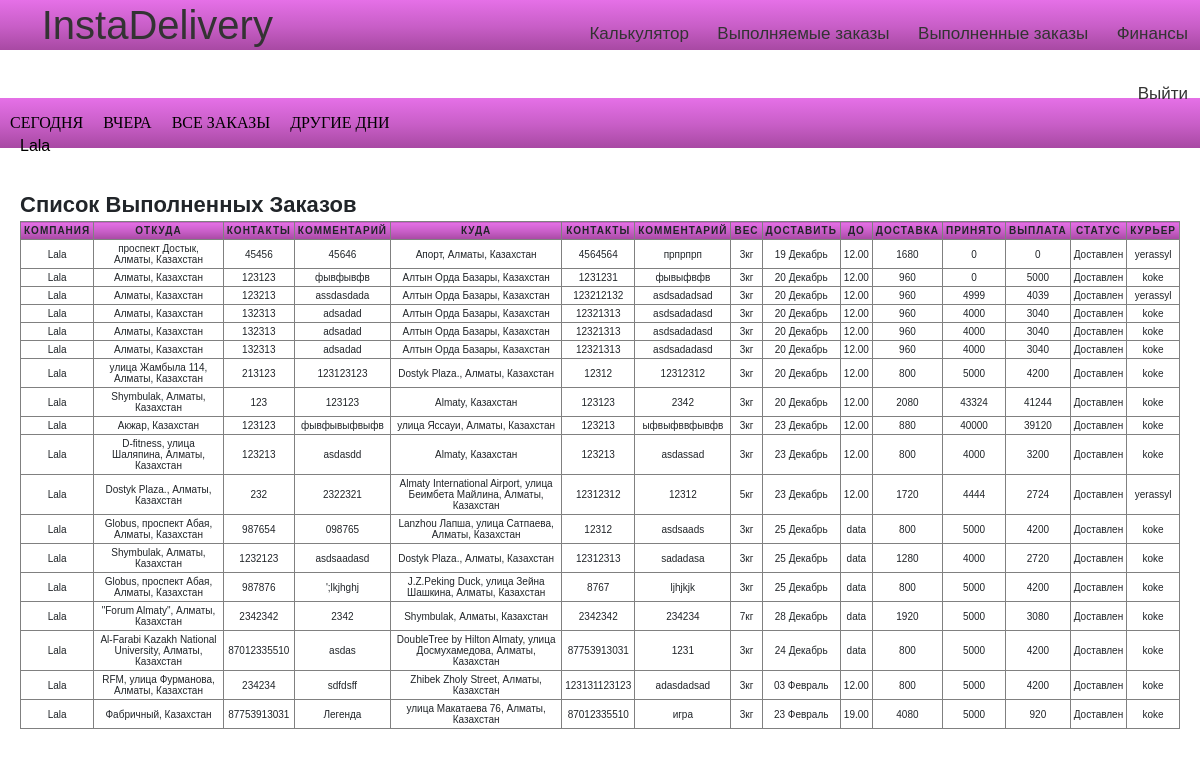
Before: /users/private/success/all (signed in) with the older database file.
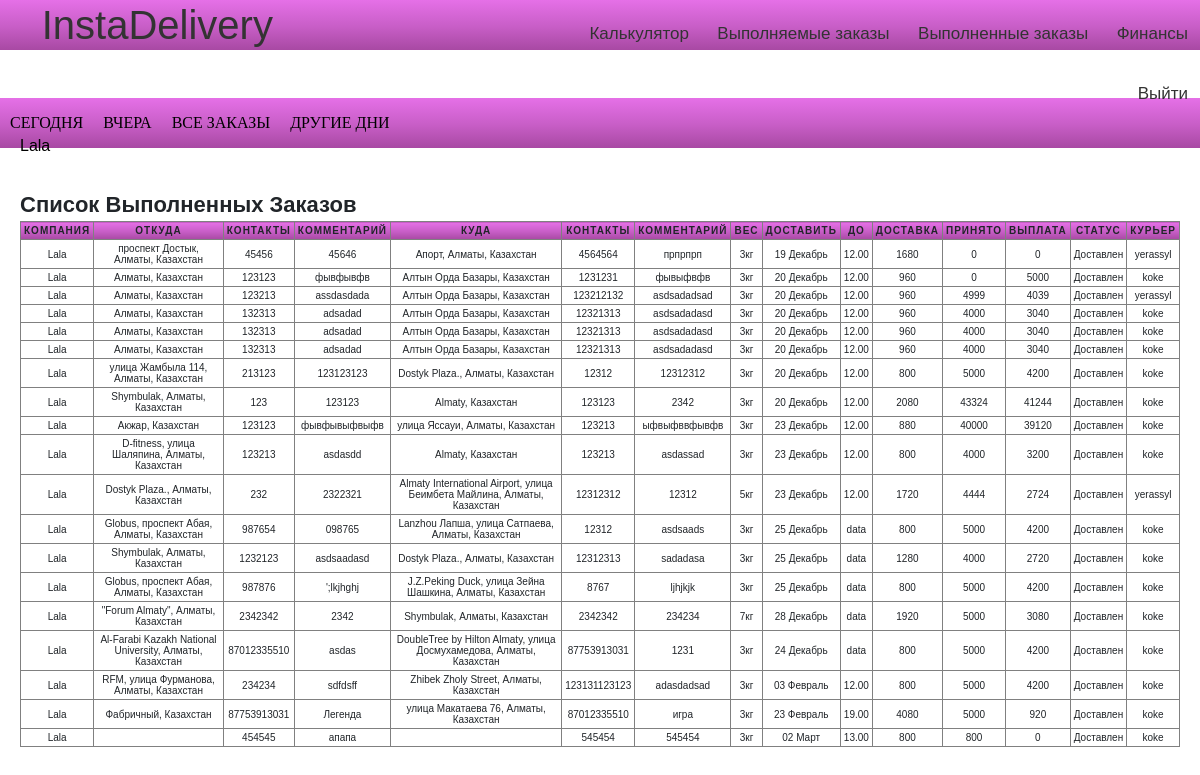
After: the same page with the newer database file.
### Lallog/models.py (models this page shows, shortened)
class TestOrder(models.Model):
	client=models.ForeignKey(settings.AUTH_USER_MODEL,on_delete=models.CASCADE)
	marshrut=models.CharField(max_length=200)
	ves=models.DecimalField(decimal_places=0,max_digits=1000,default=10)
	from_address=models.CharField(max_length=200)
	from_phone=models.CharField(max_length=200)
	from_comment=models.CharField(max_length=200)
	to=models.CharField(max_length=200)
	to_phone=models.CharField(max_length=200)
	to_date=models.CharField(max_length=200)
	to_date_until=models.CharField(max_length=200)
	to_comment=models.CharField(max_length=200)
	distance=models.DecimalField(decimal_places=0,max_digits=1000,default=10)
	itog=models.DecimalField(decimal_places=0,max_digits=1000,default=10)
	curier = models.ForeignKey(Curier,on_delete=models.CASCADE,default=None,related_name="choiced_curier",blank=True,null=True)
	nal=models.DecimalField(decimal_places=0,max_digits=1000,default=0)
	raschet=models.DecimalField(decimal_places=0,max_digits=1000,default=0)
	status = models.CharField(max_length=200,default="Ожидание")
	curier_money = models.DecimalField(decimal_places=0,max_digits=1000,default=0)
	__original_curier = None
	def __init__(self,*args,**kwargs):
		print("Object was created")
		super(TestOrder,self).__init__(*args,**kwargs)
		self.__origin_curier = self.curier

### curier/models.py (models this page shows)
class Curier(models.Model):
	user = models.OneToOneField(settings.AUTH_USER_MODEL, on_delete=models.CASCADE,related_name="mycurier")
	date_of_birth=models.DateField(blank=True, null=True)
	photo =models.ImageField(upload_to='curiers/%y/%m/%d', blank=True)
	experience=models.IntegerField(blank=True, null=True)
	phone = models.IntegerField(null=False, blank=False)
	is_available=models.BooleanField(default=False)
	balance = models.DecimalField(decimal_places=0,max_digits=1000,default=0)

### users/views.py (the view)
# urls.py: path("private/success/<str:day>",views.private_success,name="private_success"),
def private_success(request,day):
	curier = TestOrder.objects.filter(client=request.user)
	orders_completed=None
	alldaysorders=curier.all().filter(status="Доставлен")
	if day=="all":
	    orders_completed = TestOrder.objects.filter(client=request.user,status="Доставлен")
	elif day=="today":
		locale.setlocale(locale.LC_ALL, "ru")
		mydate= datetime.date.today().strftime("%d %B")
		orders_completed = curier.all().filter(status="Доставлен",to_date=mydate)
	elif day=="yesterday":
		locale.setlocale(locale.LC_ALL, "ru")
		mydate1=datetime.date.today() - datetime.timedelta(days=1)
		mydate1=mydate1.strftime("%d %B")
		print(mydate1)
		orders_completed = curier.all().filter(status="Доставлен",to_date=mydate1)
	else:
	    orders_completed = curier.all().filter(status="Доставлен",to_date=day)
	mydata = list(orders_completed.values_list("to_date"))
	mydata1 = list(alldaysorders.values_list("to_date"))
	alldays=[]
	for i in mydata1:
	    alldays.append(i[0])
	alldays = set(alldays)
	days=[]
	for i in mydata:
	    days.append(i[0])
	days=set(days)
	analyze=[]
	for i in days:
	    order = orders_completed.filter(to_date=i)
	    sumi=0
	    for j in order:
	        sumi+=j.raschet
	    temp={
	    "day":i,
	    "sum":int(sumi)
	    }
	    analyze.append(temp)
	mydate= datetime.datetime.now()
	mydate1=datetime.date.today() + datetime.timedelta(days=1)
	ctx={
		"orders_completed":orders_completed,
		"analyze":analyze,
		"alldays":alldays,
		"today":mydate,
		"tomorrow":mydate1,
	}
	return render(request,"users/private2.html",context=ctx)

### users/templates/users/private2.html (shortened to what this page needs)
{%extends 'users/base.html'%}
{%load static%}
{%block content%}
<br>
<nav class="raschet_kur" >
<ul >
    <li><a href="{% url 'private_success' day='today'%}">Сегодня</a></li>
    <li><a href="{% url 'private_success' day='yesterday'%}">Вчера</a></li>
    <li ><a href="{% url 'private_success' day='all'%}">Все заказы</a></li>
    <li><a href="#">Другие дни</a>
    </li>
</ul>
</nav>
    <div class="lichka_prav">
        <caption>Список Выполненных Заказов</caption>
        <table  border="1" id="table_private">
            <tr >
                <th>Компания</th>
                <th>Откуда</th>
                <th>Контакты</th>
                <th>Комментарий</th>
                <th>Куда</th>
                <th>Контакты</th>
                <th>Комментарий</th>
                <th>Вес</th>
                <th>Доставить</th>
                <th>До</th>
                <th>Доставка</th>
                <th>Принято</th>
                <th>Выплата</th>
                <th>Статус</th>
                <th>Курьер</th>
            </tr>
            {%for i in orders_completed%}
            <tr>
                <td data-label="Компания">{{i.client}}</td>
                <td data-label="Откуда">{{i.from_address}}</td>
                <td data-label="Контакты">{{i.from_phone}}</td>
                 <td data-label="Комментарий">{{i.from_comment}}</td>
                <td data-label="Куда">{{i.to}}</td>
                <td data-label="Контакты">{{i.to_phone}}</td>
                <td data-label="Комментарий">{{i.to_comment}}</td>
                <td data-label="Вес">{{i.ves}}кг</td>
                <td data-label="Доставить">{{i.to_date}}</td>
                <td data-label="Ограничения">{{i.to_date_until}}</td>
                <td data-label="Доставка">{{i.itog}}</td>
                <td data-label="Принято ">{{i.nal}}</td>
                <td data-label="К выплате">{{i.raschet}}</td>
                <td data-label="Статус">{{i.status}}</td>
                <td data-label="Курьер">{{i.curier.user}}</td>
            </tr>
            {%endfor%}
        </table>
    </div>
{%endblock content%}

### users/templates/users/base.html (shortened to what this page needs)
{% load static %}
<html lang="en">
<head>
    <link rel="stylesheet" href="https://use.fontawesome.com/releases/v5.8.2/css/all.css">
    <link rel="stylesheet" href="https://stackpath.bootstrapcdn.com/bootstrap/4.3.1/css/bootstrap.min.css">
    <link href="{% static 'css/style.css' %}" rel="stylesheet" />
    <body>
        <div class="menu">
            <div class="links">
                <a href="{% url 'Home' %}" class="menu-icon">InstaDelivery</a>
                <a href="{% url 'kalkul' %}" class="menu-item">Калькулятор</a>
                <a href="{% url 'private' %}" class="menu-item">Выполняемые заказы</a>
                <a href="{% url 'private_success' day='all'%}" class="menu-item">Выполненные заказы</a>
                <a href="{% url 'private_raschet' %}" class="menu-item">Финансы</a>
                <a href="{% url 'user_logout' %}" class="menu-item">Выйти</a>
            </div>
            <div class="username_best2">
                {%if user.is_authenticated%} {{user.username}}
            </div>
        </div>
        {%endif%} {%block content%} {%endblock content%}
    </body>
</html>

### Lallog/static/css/style.css (style rules this page uses)
* { padding: 0; margin: 0; }
div { box-sizing: border-box; }
.username_best2 { color:black; position: absolute; margin-top: 10px; margin-left: 20px; }
.raschet_kur { width: 100%; margin: 0 auto; }
.raschet_kur:before { content: ''; display: block; height: 50px; width: 100%; background: #e570e7; background: -moz-linear-gradient(top, #e570e7 0%, #c85ec7 53%, #a849a3 100%); background: -webkit-linear-gradient(top, #e570e7 0%,#c85ec7 53%,#a849a3 100%); background: linear-gradient(to bottom, #e570e7 0%,#c85ec7 53%,#a849a3 100%); filter: progid:DXImageTransform.Microsoft.gradient( startColorstr='#e570e7', endColorstr='#a849a3',GradientType=0 ); position: absolute; left:0; z-index: -1; }
.raschet_kur ul { margin: 0; padding: 0; list-style: none; height: 50px; }
.raschet_kur > ul { display: flex; justify-content: left; }
.raschet_kur ul li a { font-family: "Open+Sans"; color: black; display: block; height: 50px; padding: 0 10px; text-transform: uppercase; text-decoration: none; line-height: 50px; }
table { width: 100%; margin:0; padding:0; border-collapse: collapse; border-spacing: 0; }
table tr { padding: 3px; }
table th, table td { padding: 3px; text-align: center; }
table th { text-transform: uppercase; font-size: 10px; letter-spacing: 1px; }
body { font-family: sans-serif; }
.menu { text-align: right; background: #e570e7; background: -moz-linear-gradient(top, #e570e7 0%, #c85ec7 53%, #a849a3 100%); background: -webkit-linear-gradient(top, #e570e7 0%,#c85ec7 53%,#a849a3 100%); background: linear-gradient(to bottom, #e570e7 0%,#c85ec7 53%,#a849a3 100%); filter: progid:DXImageTransform.Microsoft.gradient( startColorstr='#e570e7', endColorstr='#a849a3',GradientType=0 ); height: 50px; }
.menu-item { display: inline-block; color:#333; font-size: 17px; line-height: 30px; padding: 15px 12px; text-decoration: none; }
.menu-icon { display: inline-block; color:#333; font-size: 40px; line-height: 30px; padding: 10px 0px; margin-right: 300px; text-decoration: none; }
.lichka_prav { margin-left: 20px; margin-right: 20px; margin-top: 40px; font-weight: bold; font-family: Open+Sans; font-size: 22px; }
.lichka_prav th { background: #e570e7; background: -moz-linear-gradient(top, #e570e7 0%, #c85ec7 53%, #a849a3 100%); background: -webkit-linear-gradient(top, #e570e7 0%,#c85ec7 53%,#a849a3 100%); background: linear-gradient(to bottom, #e570e7 0%,#c85ec7 53%,#a849a3 100%); filter: progid:DXImageTransform.Microsoft.gradient( startColorstr='#e570e7', endColorstr='#a849a3',GradientType=0 ); }
#table_private { font-size: 10px; }
#table_private tr th { font-size: 10px; }

Changed rows visible on the page:
added TestOrder: client "Lala", from_phone "454545", from_comment "апапа", to_phone "545454", to_comment "545454", ves "3", to_date "02 Март", to_date_until "13.00", itog "800", nal "800", raschet "0", status "Доставлен", curier.user "koke"
